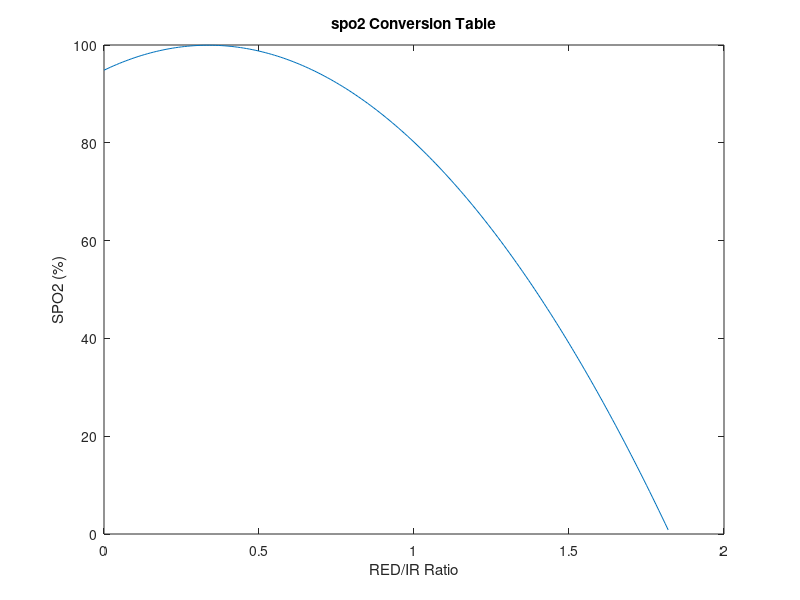

Write the MATLAB code that produced this figure.
% Aaron Lim
% Senior Design
% SPO2 Table
% 27 February 2017

ratio = 0:.01:1.825;

spo2 = (-45.060 .* ratio .* ratio) + (30.354 .* ratio) + 94.845;

figure();
plot(ratio,spo2);
title('spo2 Conversion Table');
xlabel('RED/IR Ratio');
ylabel('SPO2 (%)');

spo2_table = [ 95, 95, 95, 96, 96, 96, 97, 97, 97, 97, 97, 98, 98, ...
              98, 98, 98, 99, 99, 99, 99, 99, 99, 99, 99, 100, 100, 100, 100, 100, 100, ...
              100, 100, 100, 100, 100, 100, 100, 100, 100, 100, 100, 100, 100, 100, 99, ...
              99, 99, 99, 99, 99, 99, 99, 98, 98, 98, 98, 98, 98, 97, 97, 97, 97, 96, 96, ...
              96, 96, 95, 95, 95, 94, 94, 94, 93, 93, 93, 92, 92, 92, 91, 91, 90, 90, 89, ...
              89, 89, 88, 88, 87, 87, 86, 86, 85, 85, 84, 84, 83, 82, 82, 81, 81, 80, 80, ...
              79, 78, 78, 77, 76, 76, 75, 74, 74, 73, 72, 72, 71, 70, 69, 69, 68, 67, 66, ...
              66, 65, 64, 63, 62, 62, 61, 60, 59, 58, 57, 56, 56, 55, 54, 53, 52, 51, 50, ...
              49, 48, 47, 46, 45, 44, 43, 42, 41, 40, 39, 38, 37, 36, 35, 34, 33, 31, 30, ...
              29, 28, 27, 26, 25, 23, 22, 21, 20, 19, 17, 16, 15, 14, 12, 11, 10, 9, 7, 6, ...
              5, 3, 2, 1 ];